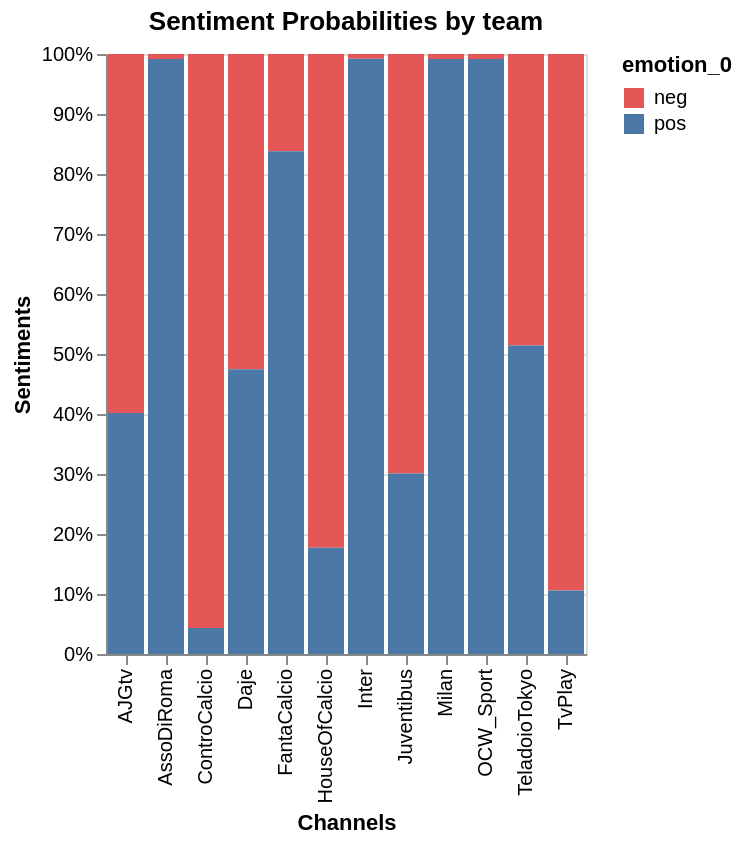

Specify this chart in Vega-Lite:
### Vega-Lite specification from a JSON file in a GitHub repository (floating-point values rounded to 4 significant figures)
{"config": {"view": {"continuousWidth": 300, "continuousHeight": 300}}, "data": {"name": "data-f8deb04bc639e9c0d2063ff88ceb49a3"}, "mark": {"type": "bar", "tooltip": true}, "encoding": {"color": {"field": "emotion_0", "scale": {"domain": ["neg", "pos"], "range": ["#e45756", "#4c78a8"]}, "type": "nominal"}, "x": {"field": "team", "title": "Channels", "type": "nominal"}, "y": {"aggregate": "sum", "field": "value", "stack": "normalize", "title": "Sentiments", "type": "quantitative"}}, "title": "Sentiment Probabilities by team", "width": "container", "$schema": "https://vega.github.io/schema/vega-lite/v5.6.1.json", "datasets": {"data-f8deb04bc639e9c0d2063ff88ceb49a3": [{"team": "AJGtv", "emotion_0": "neg", "value": 0.9695}, {"team": "AssoDiRoma", "emotion_0": "neg", "value": 0.007731}, {"team": "ControCalcio", "emotion_0": "neg", "value": 0.9598}, {"team": "Daje", "emotion_0": "neg", "value": 0.9236}, {"team": "FantaCalcio", "emotion_0": "neg", "value": 0.1784}, {"team": "HouseOfCalcio", "emotion_0": "neg", "value": 0.9516}, {"team": "Inter", "emotion_0": "neg", "value": 0.007862}, {"team": "Juventibus", "emotion_0": "neg", "value": 0.6453}, {"team": "Milan", "emotion_0": "neg", "value": 0.008244}, {"team": "OCW_Sport", "emotion_0": "neg", "value": 0.007837}, {"team": "TeladoioTokyo", "emotion_0": "neg", "value": 0.8514}, {"team": "TvPlay", "emotion_0": "neg", "value": 0.6939}, {"team": "AJGtv", "emotion_0": "pos", "value": 0.6513}, {"team": "AssoDiRoma", "emotion_0": "pos", "value": 0.9085}, {"team": "ControCalcio", "emotion_0": "pos", "value": 0.04327}, {"team": "Daje", "emotion_0": "pos", "value": 0.8338}, {"team": "FantaCalcio", "emotion_0": "pos", "value": 0.9235}, {"team": "HouseOfCalcio", "emotion_0": "pos", "value": 0.2049}, {"team": "Inter", "emotion_0": "pos", "value": 0.9771}, {"team": "Juventibus", "emotion_0": "pos", "value": 0.2777}, {"team": "Milan", "emotion_0": "pos", "value": 0.9633}, {"team": "OCW_Sport", "emotion_0": "pos", "value": 0.9201}, {"team": "TeladoioTokyo", "emotion_0": "pos", "value": 0.9004}, {"team": "TvPlay", "emotion_0": "pos", "value": 0.08207}]}, "transform": [{"aggregate": [{"op": "sum", "field": "value", "as": "value"}], "groupby": ["team", "emotion_0"]}]}
